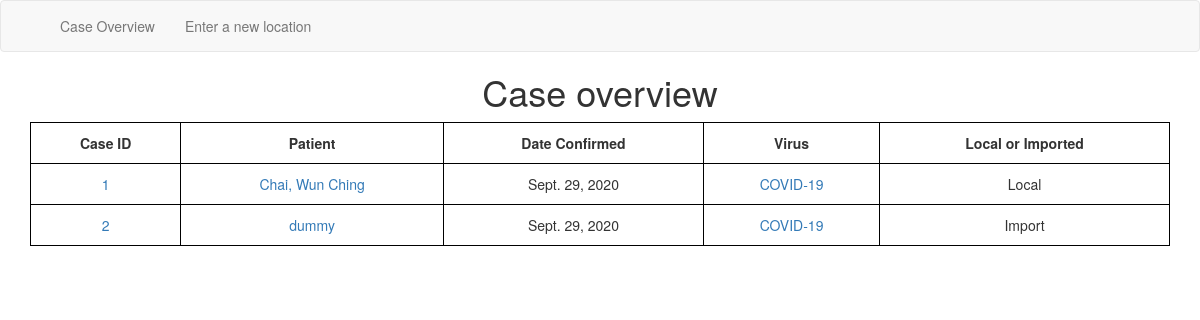
The page / on the database its author committed.
### VirusApp/models.py (models this page shows, shortened)
class Case(models.Model):
    patient = models.ForeignKey(Patient, on_delete=models.CASCADE)
    date_confirmed = models.DateField()
    virus = models.ForeignKey(Virus, on_delete=models.CASCADE)
    CAT_CHOICE = [
        ('Local', 'Local'),
        ('Import', 'Import'),
    ]
    category = models.CharField(max_length=30, choices=CAT_CHOICE, default=CAT_CHOICE[0])

class Patient(models.Model):
    id = models.AutoField(primary_key=True, unique=True)
    name = models.CharField(max_length=50)
    id_num = models.CharField(max_length=15, unique=True)
    dob = models.DateField()

class Virus(models.Model):
    name = models.CharField(max_length=30)
    disease = models.CharField(max_length=30)
    infectious_days = models.IntegerField()

### VirusApp/views.py (the view)
# urls.py: path('', index_view, name='index'),
def index_view(request):
    case_list = Case.objects.order_by('date_confirmed')
    return render(request, "case.html", {"case_list": case_list})

### templates/case.html
{% extends 'base.html' %}
{% block title%}
<h1>Case overview</h1>
{% endblock %}
{% block content %}
    {% if case_list %}
    <table style="width:100%; text-align:center">
        <tr>
            <th>Case ID</th>
            <th>Patient</th>
            <th>Date Confirmed</th>
            <th>Virus</th>
            <th>Local or Imported</th>
        </tr>
        {% for case in case_list %}
            <tr>
                <td><a href="case_detail/{{ case.id }}/">{{ case.id }}</a></td>
                <td><a href="patient/{{ case.patient_id }}/">{{ case.patient.name }}</a></td>
                <td>{{ case.date_confirmed }}</td>
                <td><a href="virus_detail/{{ case.virus.id }}">{{ case.virus.disease }}</a></td>
                <td>{{ case.category }}</td>
            </tr>
        {% endfor %}
        </table>
    {% else %}
        <p>No case is available.</p>
    {% endif %}
{% endblock content %}

### templates/base.html (style rules this page uses)
table, th, td { border: 1px solid black; text-align: center; }
th, td { padding: 10px; }

### rows shown on the page
Case: id "1", patient.name "Chai, Wun Ching", date_confirmed "Sept. 29, 2020", virus.disease "COVID-19", category "Local"
Case: id "2", patient.name "dummy", date_confirmed "Sept. 29, 2020", virus.disease "COVID-19", category "Import"
